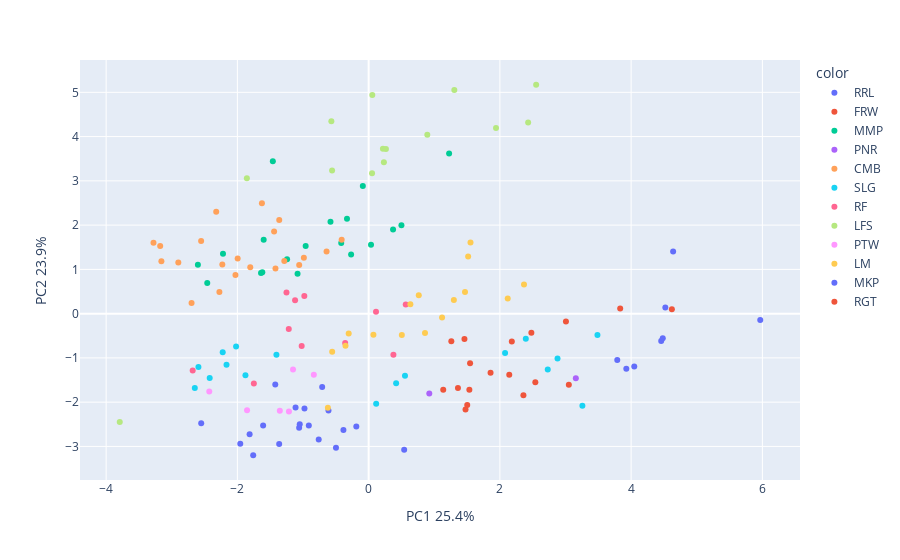
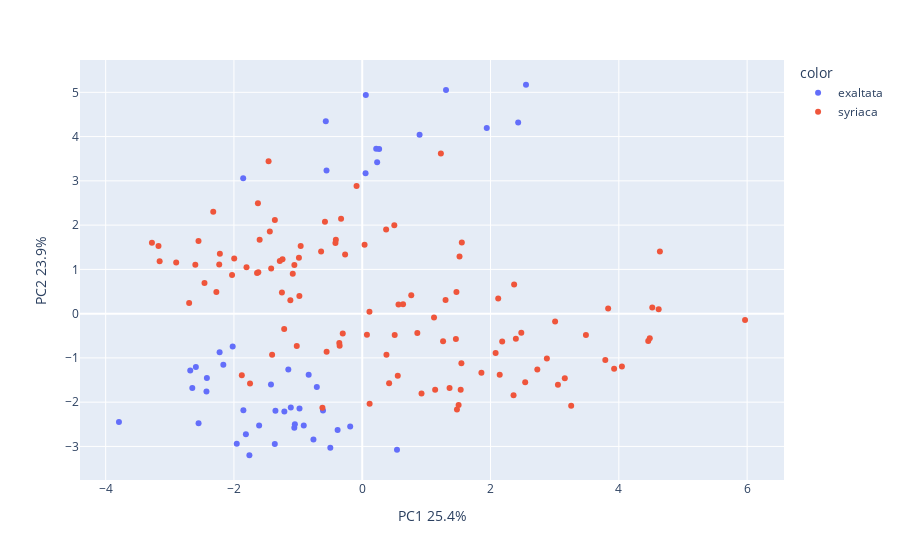

Here is the notebook cell these charts were saved with, in order:
### Code cell
X = df[nutrients]

pca = PCA(n_components=2)
components = pca.fit_transform(X)

fig1 = px.scatter(components, x=0, y=1, color=df['site_id'])
fig1.update_layout(
    xaxis_title="PC1 " + str(round(100*pca.explained_variance_ratio_[0], 1)) + '%',
    yaxis_title="PC2 " + str(round(100*pca.explained_variance_ratio_[1], 1)) + '%')

fig2 = px.scatter(components, x=0, y=1, color=df['species'])
fig2.update_layout(
    xaxis_title="PC1 " + str(round(100*pca.explained_variance_ratio_[0], 1)) + '%',
    yaxis_title="PC2 " + str(round(100*pca.explained_variance_ratio_[1], 1)) + '%')



fig1.show()
fig2.show()

### Figure 1 — Plotly figure (JSON) as saved in the notebook; plotly's stock layout.template omitted (floating-point values rounded to 4 significant figures)
{"data": [{"hovertemplate": "color=RRL<br>0=%{x}<br>1=%{y}<extra></extra>", "legendgroup": "RRL", "marker": {"color": "#636efa", "symbol": "circle"}, "mode": "markers", "name": "RRL", "orientation": "v", "showlegend": true, "type": "scatter", "x": [0.5417, -1.814, -1.059, -0.1877, -1.956, -0.3842, -0.9779, -1.114, -0.4979, -1.423, -0.612, -2.551, -0.708, -1.05, -1.759, -1.363, -0.9119, -0.7608, -1.608], "xaxis": "x", "y": [-3.075, -2.724, -2.575, -2.551, -2.937, -2.63, -2.145, -2.121, -3.027, -1.602, -2.191, -2.475, -1.659, -2.499, -3.199, -2.945, -2.526, -2.842, -2.527], "yaxis": "y"}, {"hovertemplate": "color=FRW<br>0=%{x}<br>1=%{y}<extra></extra>", "legendgroup": "FRW", "marker": {"color": "#EF553B", "symbol": "circle"}, "mode": "markers", "name": "FRW", "orientation": "v", "showlegend": true, "type": "scatter", "x": [1.858, 1.535, 2.143, 2.54, 1.546, 3.051, 1.137, 1.361, 1.477, 1.502, 2.359], "xaxis": "x", "y": [-1.336, -1.719, -1.38, -1.548, -1.119, -1.605, -1.72, -1.681, -2.165, -2.063, -1.847], "yaxis": "y"}, {"hovertemplate": "color=MMP<br>0=%{x}<br>1=%{y}<extra></extra>", "legendgroup": "MMP", "marker": {"color": "#00cc96", "symbol": "circle"}, "mode": "markers", "name": "MMP", "orientation": "v", "showlegend": true, "type": "scatter", "x": [-0.3299, -1.46, 0.4999, -0.9596, -2.219, -0.4178, -0.08833, -0.2672, -1.083, -2.602, -1.599, -2.459, 0.3723, -0.5812, -1.64, -1.243, 0.03643, -1.62, 1.226], "xaxis": "x", "y": [2.145, 3.445, 1.996, 1.528, 1.354, 1.597, 2.884, 1.338, 0.8999, 1.107, 1.668, 0.6922, 1.901, 2.077, 0.9157, 1.231, 1.555, 0.9338, 3.616], "yaxis": "y"}, {"hovertemplate": "color=PNR<br>0=%{x}<br>1=%{y}<extra></extra>", "legendgroup": "PNR", "marker": {"color": "#ab63fa", "symbol": "circle"}, "mode": "markers", "name": "PNR", "orientation": "v", "showlegend": true, "type": "scatter", "x": [3.158, 0.9243], "xaxis": "x", "y": [-1.459, -1.802], "yaxis": "y"}, {"hovertemplate": "color=CMB<br>0=%{x}<br>1=%{y}<extra></extra>", "legendgroup": "CMB", "marker": {"color": "#FFA15A", "symbol": "circle"}, "mode": "markers", "name": "CMB", "orientation": "v", "showlegend": true, "type": "scatter", "x": [-2.9, -2.323, -1.626, -3.158, -2.23, -2.274, -1.362, -0.987, -1.42, -2.553, -1.441, -1.804, -0.4111, -3.279, -0.6414, -1.285, -3.177, -1.058, -2.029, -1.996, -2.698], "xaxis": "x", "y": [1.155, 2.3, 2.492, 1.186, 1.108, 0.4881, 2.115, 1.263, 1.018, 1.642, 1.855, 1.048, 1.669, 1.603, 1.406, 1.187, 1.528, 1.098, 0.8746, 1.248, 0.2398], "yaxis": "y"}, {"hovertemplate": "color=SLG<br>0=%{x}<br>1=%{y}<extra></extra>", "legendgroup": "SLG", "marker": {"color": "#19d3f3", "symbol": "circle"}, "mode": "markers", "name": "SLG", "orientation": "v", "showlegend": true, "type": "scatter", "x": [-2.649, 2.079, -2.166, 2.73, -2.02, 0.1147, -2.224, 3.487, -2.594, 0.5539, -2.422, 3.257, -1.877, 2.879, -1.405, 0.4189, 2.395], "xaxis": "x", "y": [-1.677, -0.8868, -1.157, -1.263, -0.7446, -2.038, -0.8724, -0.4844, -1.205, -1.405, -1.453, -2.082, -1.392, -1.012, -0.9298, -1.573, -0.5671], "yaxis": "y"}, {"hovertemplate": "color=RF<br>0=%{x}<br>1=%{y}<extra></extra>", "legendgroup": "RF", "marker": {"color": "#FF6692", "symbol": "circle"}, "mode": "markers", "name": "RF", "orientation": "v", "showlegend": true, "type": "scatter", "x": [-2.681, -1.02, -1.121, -1.749, -0.3576, 0.1124, -0.9799, 0.3775, -1.252, 0.5652, -1.217], "xaxis": "x", "y": [-1.283, -0.7332, 0.3001, -1.58, -0.6628, 0.04143, 0.4003, -0.9292, 0.4782, 0.2073, -0.3456], "yaxis": "y"}, {"hovertemplate": "color=LFS<br>0=%{x}<br>1=%{y}<extra></extra>", "legendgroup": "LFS", "marker": {"color": "#B6E880", "symbol": "circle"}, "mode": "markers", "name": "LFS", "orientation": "v", "showlegend": true, "type": "scatter", "x": [-1.856, 1.306, -0.5569, 1.941, 0.05184, 0.2325, 2.553, 0.2176, 2.431, 0.894, 0.05568, -0.5683, -3.793, 0.2636], "xaxis": "x", "y": [3.057, 5.054, 3.232, 4.193, 3.174, 3.418, 5.171, 3.723, 4.319, 4.039, 4.94, 4.346, -2.446, 3.718], "yaxis": "y"}, {"hovertemplate": "color=PTW<br>0=%{x}<br>1=%{y}<extra></extra>", "legendgroup": "PTW", "marker": {"color": "#FF97FF", "symbol": "circle"}, "mode": "markers", "name": "PTW", "orientation": "v", "showlegend": true, "type": "scatter", "x": [-2.429, -1.853, -1.214, -1.353, -0.8351, -1.152], "xaxis": "x", "y": [-1.761, -2.181, -2.209, -2.192, -1.383, -1.262], "yaxis": "y"}, {"hovertemplate": "color=LM<br>0=%{x}<br>1=%{y}<extra></extra>", "legendgroup": "LM", "marker": {"color": "#FECB52", "symbol": "circle"}, "mode": "markers", "name": "LM", "orientation": "v", "showlegend": true, "type": "scatter", "x": [1.468, 1.299, 2.368, -0.3523, 1.119, 1.552, 2.12, 1.517, -0.6209, 0.8589, 0.0729, -0.3038, 0.5061, 0.6361, 0.7641, -0.5555], "xaxis": "x", "y": [0.4887, 0.3087, 0.6582, -0.7238, -0.08786, 1.607, 0.3444, 1.289, -2.128, -0.4362, -0.4761, -0.4459, -0.4847, 0.2107, 0.4176, -0.8635], "yaxis": "y"}, {"hovertemplate": "color=MKP<br>0=%{x}<br>1=%{y}<extra></extra>", "legendgroup": "MKP", "marker": {"color": "#636efa", "symbol": "circle"}, "mode": "markers", "name": "MKP", "orientation": "v", "showlegend": true, "type": "scatter", "x": [5.968, 4.521, 4.64, 3.789, 4.458, 3.927, 4.482, 4.048], "xaxis": "x", "y": [-0.1442, 0.1389, 1.405, -1.048, -0.6197, -1.247, -0.5569, -1.193], "yaxis": "y"}, {"hovertemplate": "color=RGT<br>0=%{x}<br>1=%{y}<extra></extra>", "legendgroup": "RGT", "marker": {"color": "#EF553B", "symbol": "circle"}, "mode": "markers", "name": "RGT", "orientation": "v", "showlegend": true, "type": "scatter", "x": [3.007, 2.182, 2.48, 1.26, 1.46, 4.621, 3.834], "xaxis": "x", "y": [-0.1777, -0.6306, -0.4312, -0.6265, -0.5708, 0.1, 0.114], "yaxis": "y"}], "layout": {"legend": {"title": {"text": "color"}, "tracegroupgap": 0}, "margin": {"t": 60}, "xaxis": {"anchor": "y", "domain": [0, 1], "title": {"text": "PC1 25.4%"}}, "yaxis": {"anchor": "x", "domain": [0, 1], "title": {"text": "PC2 23.9%"}}}}

### Figure 2 — Plotly figure (JSON) as saved in the notebook; plotly's stock layout.template omitted (floating-point values rounded to 4 significant figures)
{"data": [{"hovertemplate": "color=exaltata<br>0=%{x}<br>1=%{y}<extra></extra>", "legendgroup": "exaltata", "marker": {"color": "#636efa", "symbol": "circle"}, "mode": "markers", "name": "exaltata", "orientation": "v", "showlegend": true, "type": "scatter", "x": [0.5417, -1.814, -1.059, -2.649, -0.1877, -1.956, -0.3842, -2.166, -0.9779, -1.114, -0.4979, -2.02, -1.423, -0.612, -2.551, -2.224, -0.708, -1.05, -1.759, -2.594, -1.363, -0.9119, -2.422, -0.7608, -1.608, -2.681, -1.856, 1.306, -0.5569, -2.429, 1.941, 0.05184, -1.853, 0.2325, 2.553, -1.214, 0.2176, 2.431, -1.353, 0.894, 0.05568, -0.5683, -3.793, -0.8351, 0.2636, -1.152], "xaxis": "x", "y": [-3.075, -2.724, -2.575, -1.677, -2.551, -2.937, -2.63, -1.157, -2.145, -2.121, -3.027, -0.7446, -1.602, -2.191, -2.475, -0.8724, -1.659, -2.499, -3.199, -1.205, -2.945, -2.526, -1.453, -2.842, -2.527, -1.283, 3.057, 5.054, 3.232, -1.761, 4.193, 3.174, -2.181, 3.418, 5.171, -2.209, 3.723, 4.319, -2.192, 4.039, 4.94, 4.346, -2.446, -1.383, 3.718, -1.262], "yaxis": "y"}, {"hovertemplate": "color=syriaca<br>0=%{x}<br>1=%{y}<extra></extra>", "legendgroup": "syriaca", "marker": {"color": "#EF553B", "symbol": "circle"}, "mode": "markers", "name": "syriaca", "orientation": "v", "showlegend": true, "type": "scatter", "x": [1.858, 1.535, -0.3299, -1.46, 3.158, -2.9, -2.323, 2.079, 2.143, 2.54, 0.4999, -0.9596, -1.626, -3.158, -2.23, 2.73, -2.219, -0.4178, -0.08833, -2.274, -1.362, 0.1147, 1.546, -0.2672, -1.083, -2.602, -0.987, -1.42, -2.553, 3.487, 3.051, -1.599, -2.459, 0.3723, -1.441, -1.804, -0.4111, 0.5539, 1.137, -0.5812, -1.64, -3.279, -0.6414, -1.285, 3.257, 1.361, 1.477, -1.243, 0.03643, 0.9243, -3.177, -1.058, -2.029, -1.877, 2.879, 1.502, 2.359, -1.62, 1.226, -1.996, -2.698, -1.405, 1.468, 1.299, 5.968, -1.02, 3.007, 2.368, -0.3523, 4.521, 2.182, 1.119, 1.552, 0.4189, 4.64, 2.48, 2.395, 2.12, 1.517, -0.6209, 3.789, -1.121, 1.26, 0.8589, 4.458, -1.749, -0.3576, 1.46, 0.0729, -0.3038, 3.927, 0.1124, -0.9799, 4.621, 0.5061, 0.6361, 4.482, 0.3775, -1.252, 3.834, 0.7641, -0.5555, 4.048, 0.5652, -1.217], "xaxis": "x", "y": [-1.336, -1.719, 2.145, 3.445, -1.459, 1.155, 2.3, -0.8868, -1.38, -1.548, 1.996, 1.528, 2.492, 1.186, 1.108, -1.263, 1.354, 1.597, 2.884, 0.4881, 2.115, -2.038, -1.119, 1.338, 0.8999, 1.107, 1.263, 1.018, 1.642, -0.4844, -1.605, 1.668, 0.6922, 1.901, 1.855, 1.048, 1.669, -1.405, -1.72, 2.077, 0.9157, 1.603, 1.406, 1.187, -2.082, -1.681, -2.165, 1.231, 1.555, -1.802, 1.528, 1.098, 0.8746, -1.392, -1.012, -2.063, -1.847, 0.9338, 3.616, 1.248, 0.2398, -0.9298, 0.4887, 0.3087, -0.1442, -0.7332, -0.1777, 0.6582, -0.7238, 0.1389, -0.6306, -0.08786, 1.607, -1.573, 1.405, -0.4312, -0.5671, 0.3444, 1.289, -2.128, -1.048, 0.3001, -0.6265, -0.4362, -0.6197, -1.58, -0.6628, -0.5708, -0.4761, -0.4459, -1.247, 0.04143, 0.4003, 0.1, -0.4847, 0.2107, -0.5569, -0.9292, 0.4782, 0.114, 0.4176, -0.8635, -1.193, 0.2073, -0.3456], "yaxis": "y"}], "layout": {"legend": {"title": {"text": "color"}, "tracegroupgap": 0}, "margin": {"t": 60}, "xaxis": {"anchor": "y", "domain": [0, 1], "title": {"text": "PC1 25.4%"}}, "yaxis": {"anchor": "x", "domain": [0, 1], "title": {"text": "PC2 23.9%"}}}}
